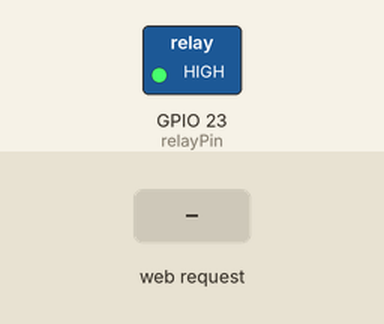
This sketch was run on a simulated ESP32. Shown: switched loads named in the sketch (green lamp = pin HIGH). The inputs (shaded band) are chosen by the test bench. What the sketch prints to the serial monitor is not drawn.

Above: at 1.2 s.
1.3 s: HTTP request GET /on received
At 2.5 s:
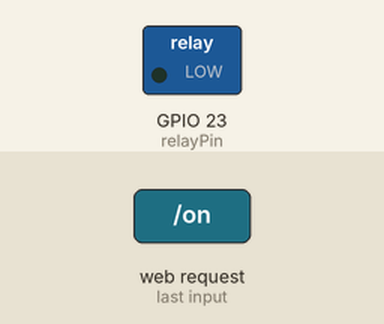
2.8 s: HTTP request GET /off received
At 3.8 s:
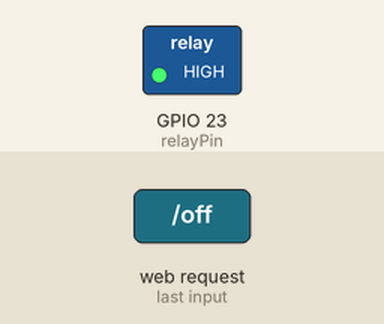
Timing chart, 0 to 5.8 s (numbered marks = the images above; inputs shaded):
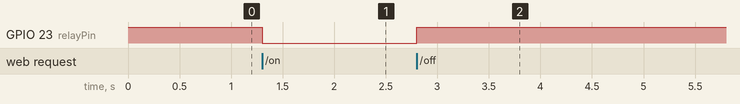

The sketch:

commander_relaiavec_web.ino
```cpp
#include <WiFi.h>
#include <WebServer.h>

/*
===================================================================
                  BRANCHEMENT MATÉRIEL
===================================================================
- Relais VCC ---> Broche VIN / 5V de l'ESP32
- Relais GND ---> Broche GND de l'ESP32
- Relais IN  ---> Broche GPIO 23 de l'ESP32
===================================================================
*/

// --- Paramètres du réseau Wi-Fi autonome ---
const char* ssid = "ESP32_Relais_Chamss";
const char* password = "12345678password";

// Broche connectée au signal du relais
const int relayPin = 23;

WebServer server(80);

String relayState = "Eteint";

// ===================================================================
//             PAGE HTML & CSS ULTRA SIMPLE
// ===================================================================
const char index_html[] PROGMEM = R"rawliteral(
<!DOCTYPE html>
<html>
<head>
    <meta charset="UTF-8">
    <title>Commande Relais ESP32</title>
    <style>
        body {
            font-family: Arial, sans-serif;
            text-align: center;
            margin-top: 50px;
            background-color: #f0f0f0;
        }
        .btn {
            display: inline-block;
            padding: 15px 30px;
            font-size: 18px;
            color: white;
            text-decoration: none;
            border-radius: 5px;
            margin: 10px;
        }
        .on { background-color: green; }
        .off { background-color: red; }
    </style>
</head>
<body>

    <h1>Commande Relais ESP32</h1>
    <p>Etat du relais : <b>%STATE%</b></p>

    <p>
        <a href="/on" class="btn on">ALLUMER LE RELAIS</a>
        <a href="/off" class="btn off">ETEINDRE LE RELAIS</a>
    </p>

</body>
</html>
)rawliteral";

// ===================================================================
//                      FONCTIONS DU SERVEUR
// ===================================================================

void handleRoot() {
  String page = index_html;
  page.replace("%STATE%", relayState);
  server.send(200, "text/html", page);
}

// Activer le relais
void handleRelayOn() {
  // Remarque : Si le relais s'active au niveau BAS (Active LOW), mettre LOW ici
  digitalWrite(relayPin, LOW);  // Active la bobine du relais
  relayState = "Allumé (Fermé)";

  server.sendHeader("Location", "/");
  server.send(303);
}

// Désactiver le relais
void handleRelayOff() {
  digitalWrite(relayPin, HIGH); // Désactive la bobine du relais
  relayState = "Éteint (Ouvert)";

  server.sendHeader("Location", "/");
  server.send(303);
}

void setup() {
  Serial.begin(115200);

  pinMode(relayPin, OUTPUT);
  // État initial : relais désactivé au démarrage
  digitalWrite(relayPin, HIGH);

  // Démarrage du réseau Wi-Fi de l'ESP32
  WiFi.softAP(ssid, password);

  IPAddress myIP = WiFi.softAPIP();
  Serial.print("Point d'accès démarré ! Adresse IP : ");
  Serial.println(myIP);

  // Configuration des routes
  server.on("/", handleRoot);
  server.on("/on", handleRelayOn);
  server.on("/off", handleRelayOff);

  server.begin();
}

void loop() {
  server.handleClient();
}
```

Measured:
- after the input at 1.3 s, GPIO 23 (relayPin): HIGH → LOW at once
- after the input at 2.8 s, GPIO 23 (relayPin): LOW → HIGH at once
